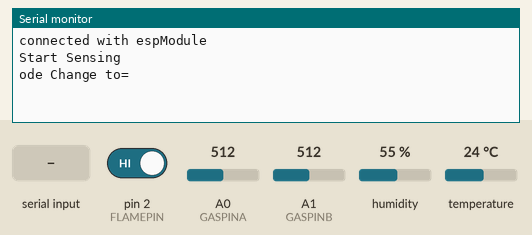
Bench run of a sketch on a simulated Arduino Uno, built with avr-gcc and run on an emulated ATmega328P. Parts: the last lines printed to the serial monitor. Wiring (inferred from the names in the program): DHT22 sensor: data pin 5. The inputs (shaded band) are chosen by the test bench; at power-on: pin 2 (FLAMEPIN) HIGH, A0 (GASPINA) = 512, A1 (GASPINB) = 512, humidity 55 %, temperature 24 °C.

Above: at 2.2 s.
2.3 s: "1\n" received over the second serial link
At 3.5 s:
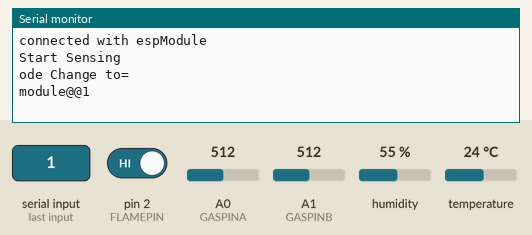
3.8 s: "0\n" received over the second serial link
At 4.2 s:
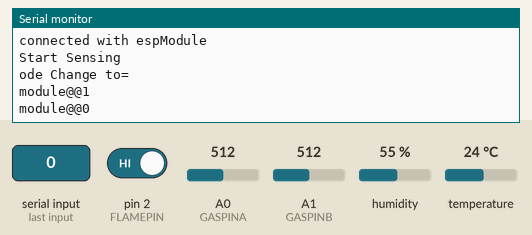

Measured:
- after the input at 2.3 s, the serial monitor: prints a new line at once (image 1)
- after the input at 3.8 s, the serial monitor: prints a new line after 0.05 s (image 2)

The sketch:

final_uno_code.ino
```cpp
#include <DHT.h>
#include <DHT_U.h>


/*
mq-2 아날로그
불꽃감지 디지털
온습도 디지털
mq-7 아날로그
fire: 화재 1 비화재 0
*/

#include <SD.h>
#include <SoftwareSerial.h>

#define DHTPIN 5
#define SDPIN 10
#define FLAMEPIN 2
#define DHTTYPE DHT22

SoftwareSerial mySerial(10, 11); // RX, TX
const int GASPINA = A0;
const int GASPINB = A1;
float hum;
float temp;
float flame;
float gastwo;
float gasseven;
int curMode = 0;
int level = 0;
String id = "arduino";
String location="Toilet Area";

DHT dht(DHTPIN, DHTTYPE);
File myFile;

void setup()
{
    Serial.begin(9600);
    mySerial.begin(9600);
    Serial.println("connected with espModule");
    Serial.println("Start Sensing");
    dht.begin();
    //pinMode(SDPIN, OUTPUT);  // sd 카드 모듈에 연결
    pinMode(FLAMEPIN, INPUT);
    delay(1000);
}

int timeSync = 0;
void loop()
{
    if (mySerial.available()) {
      Serial.println("module@@"+mySerial.readStringUntil('\n'));
    }
    if( timeSync % 40 == 0 ){
        hum = dht.readHumidity();
        temp = dht.readTemperature();  // 온습도계 정보 저장
        flame=digitalRead(FLAMEPIN); // 1 = 감지, 0 = 미감지
          //flameVal=analogRead(flamePin);  // 불꽃감지 센서 값 저장
        gastwo=analogRead(GASPINA); // 가스 정보 저장
        gasseven=analogRead(GASPINB); // 가스 정보 저장
        int fire = 0;
        if(flame == 0)
        {
         fire=1;
        }     // 불꽃감지 센서 작동 시
        if(temp >= 50)
        {
        fire=1;
        }  //온도가 50 이상일 시
        if(gastwo>=400)
        {
        fire=1;
        } // MQ-2의 값이 400 이상일 시
        if(gasseven>=400)
        {
        fire=1;
        } // MQ-7의 값이 400 이상일 시
        if( fire != curMode ){
          curMode = fire;
          if( curMode == 1 ){
            mySerial.println("Mode,1");
            level = 2;
          }else{
            mySerial.println("Mode,0");
            level = 0;
          }
          Serial.println("Mode Change to="+fire);
          delay(100);
        }
        char result[128];
        char str_temp[10];
        int len = 0;
        sprintf( result , "Update,%d,", level);
        dtostrf(temp, 4, 2, str_temp);
        len = strlen(str_temp);
        str_temp[len]=','; str_temp[len+1]=0;
        strcat( result, str_temp );

        dtostrf(hum, 4, 2, str_temp);
        len = strlen(str_temp);
        str_temp[len]=','; str_temp[len+1]=0;
        strcat( result, str_temp );

        dtostrf(flame, 4, 2, str_temp);
        len = strlen(str_temp);
        str_temp[len]=','; str_temp[len+1]=0;
        strcat( result, str_temp );

        dtostrf(gastwo, 4, 2, str_temp);
        len = strlen(str_temp);
        str_temp[len]=','; str_temp[len+1]=0;
        strcat( result, str_temp );

        dtostrf(gasseven, 4, 2, str_temp);
        len = strlen(str_temp);
        strcat( result, str_temp );
        //String data = "Update,?id="+id+"&location="+location+"&level="+level+"&temp="+temp+"&hum="+hum+"&flame="+flame+"&gastwo="+gastwo+"&gasseven="+gasseven;
        //String data = temp+level+","+temp+","+hum+","+flame+","+gastwo+","+gasseven;
        //mySerial.println( tmp );
        mySerial.println(result);
    }
    timeSync++;
    delay(50);
}
```
